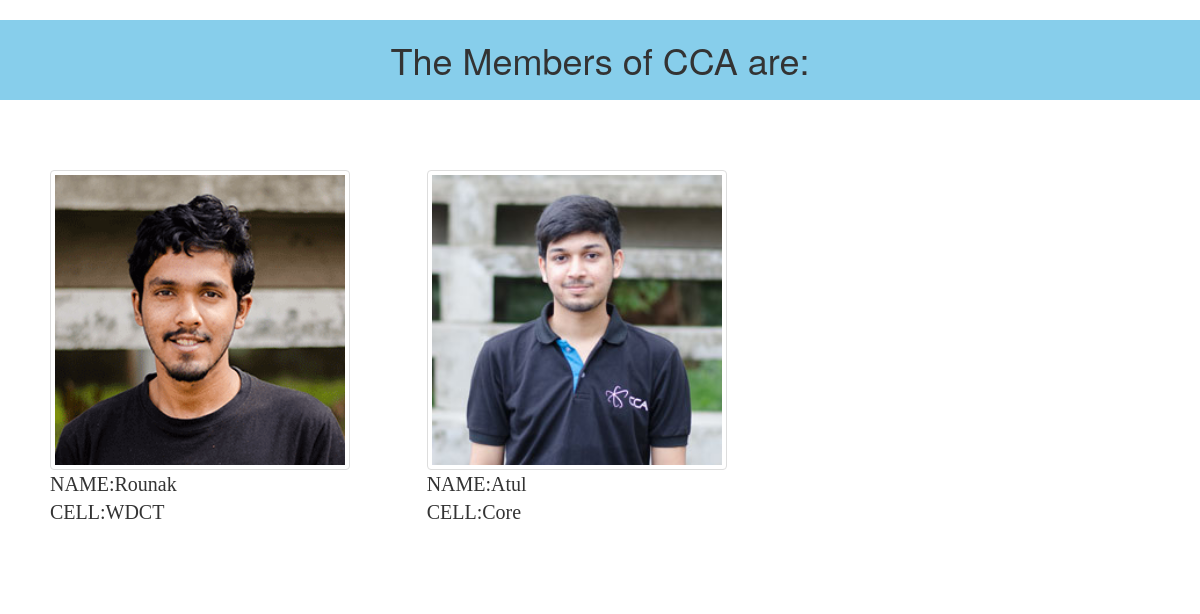
/members/, run on an earlier commit of the app's database.
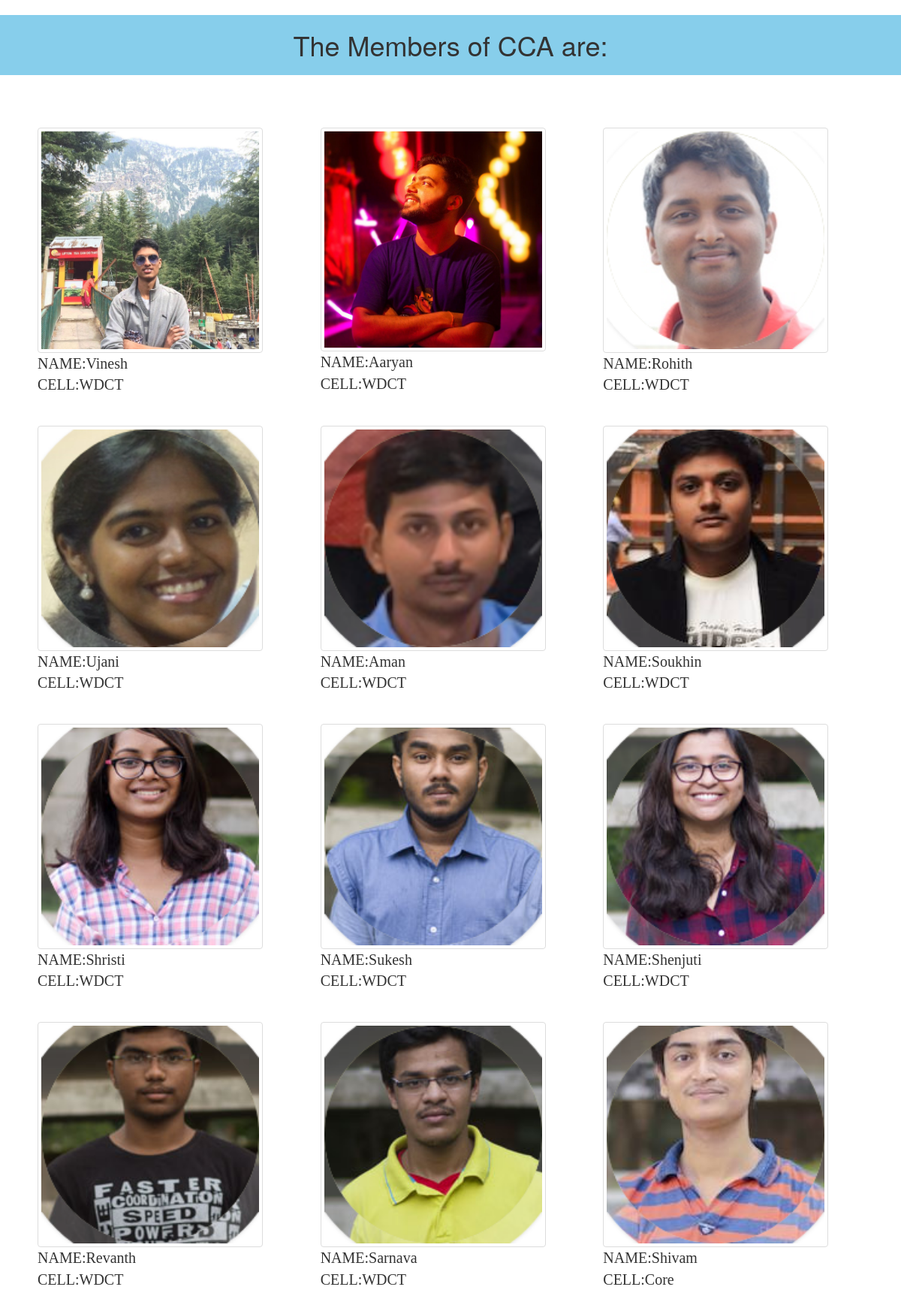
And on a later commit of the database.
### members/models.py (models this page shows, shortened)
class Member(models.Model):
    cell = models.CharField(max_length=50)
    name=models.CharField(max_length=100)
    post=models.CharField(max_length=100)
    pics=models.ImageField(default='homepage/image/background.png')

### members/views.py (the view)
def member(request):
    all_member=Member.objects.all()
    context={
        'all_member':all_member,
    }
    return render(request,'members/memberpage.html',context)

### members/templates/members/memberpage.html (shortened to what this page needs)
<head>
  {% load staticfiles %}
  <link rel="stylesheet" type="text/css" href="{% static 'members/memberstyle.css' %}" />
  <link rel="stylesheet" href="https://maxcdn.bootstrapcdn.com/bootstrap/3.3.7/css/bootstrap.min.css">
</head>
<body>
  <h1>The Members of CCA are: </h1>
  <div class="container">
  <div class="row">
    {% for member in all_member %}
    <div id="image" class="col-lg-4 col-sm-6 col-xs-12">
      <img src='{{ member.pics.url }}' class="img-thumbnail" class="img-responsive" alt="{{member.name}}" />
      <br>
      NAME:{{member.name}}<br>
      CELL:{{member.cell}}
    </div>
    {% endfor %}
  </div>
  </div>
</body>

### members/static/members/memberstyle.css (style rules this page uses)
img { width: 300px; height: 300px; }
#image { text-align:justify; font-size: 20px; font-family: fantasy; margin: auto; }
div { padding: 20px; }
h1 { background-color: skyblue; padding: 20px; text-align:center; }

What changed in the data, as far as the page shows it:
removed Member: pics (picture), name "Rounak", cell "WDCT"
removed Member: pics (picture), name "Atul", cell "Core"
added Member: pics (picture), name "Vinesh", cell "WDCT"
added Member: pics (picture), name "Aaryan", cell "WDCT"
added Member: pics (picture), name "Rohith", cell "WDCT"
added Member: pics (picture), name "Ujani", cell "WDCT"
added Member: pics (picture), name "Aman", cell "WDCT"
added Member: pics (picture), name "Soukhin", cell "WDCT"
added Member: pics (picture), name "Shristi", cell "WDCT"
added Member: pics (picture), name "Sukesh", cell "WDCT"
added Member: pics (picture), name "Shenjuti", cell "WDCT"
added Member: pics (picture), name "Revanth", cell "WDCT"
added Member: pics (picture), name "Sarnava", cell "WDCT"
added Member: pics (picture), name "Shivam", cell "Core"
